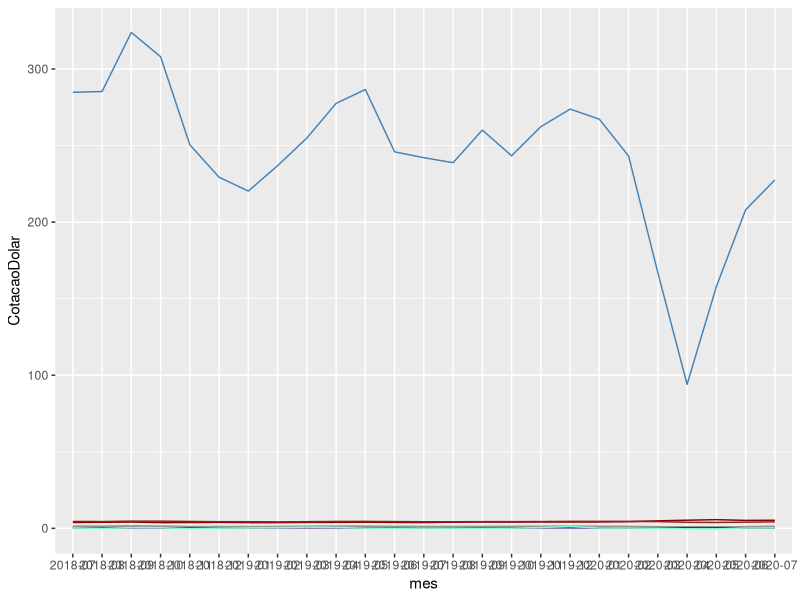
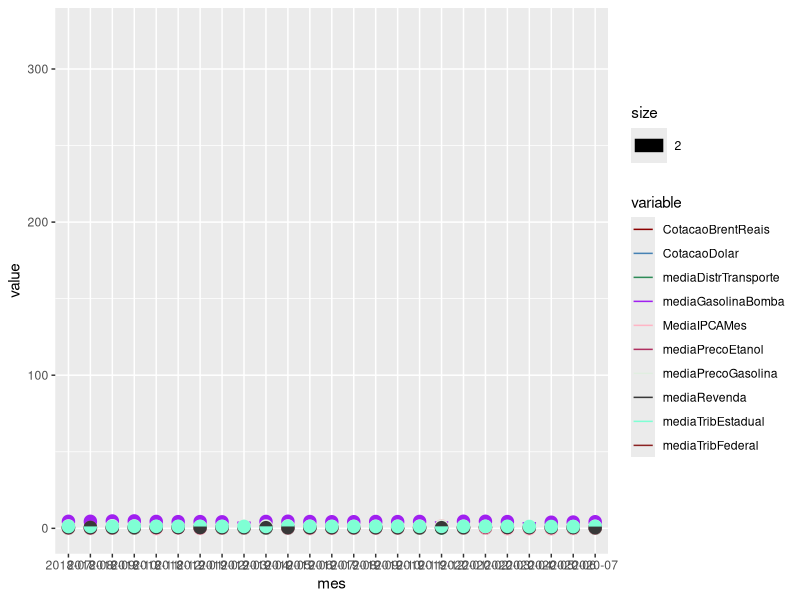

These figures' R source, in order: (Note: this script raises an error after producing the figures.)
setwd("E:/Estudos/Trabalho_Bloco_A")
getwd()

library(dplyr)
library(tidyr) #adc por felipe para transpor a coluna em varias colunas
library(ggplot2)
#install.packages("viridis")
library(viridis)
#install.packages("patchwork")
library(patchwork) # Mostrar dois gráficos ao lado
library(modelr)
#library(tidyverse)


df_total <- read.csv("df_final.csv")
View(df_total)

str(df_total)

#Tira os valores de média
df_media=df_total[c(2,6,3,4,5,7,8,9,10,11,12,19,21)]

str(df_media)

View(df_media)

#Tira os valores de mediana
df_mediana=df_total[c(2,6,3,4,5,13,14,15,16,17,18,20,22)]
str(df_mediana)


View(df_mediana)


#verificando linhas duplicadas
sum(duplicated(df_total))

#verifica se tem registros nulos
sum(is.na(df_total))

#Estatísticas básicas: mínimos, máximos, médias, desvios, etc. de cada variável;
summary(df_total, maxsum = max(lengths(lapply(df_total, unique))))

#Análise utilizando a média


#plotar a relação de cada uma das varíaveis em relação ao preço da bom,ba da gasolina


# plot


colors()

#um tipo de plot múltiplo
ggplot(subset(df_media, Sigla_regiao== 'BR'), aes(x=mes)) + 
   geom_line(aes(y = CotacaoDolar), color = "darkred",group = 1) +
   geom_line(aes(y = CotacaoBrentReais  ), color="steelblue",group = 1) +
   geom_line(aes(y = mediaDistrTransporte  ), color="seagreen",group = 1) +
   geom_line(aes(y = mediaRevenda  ), color="purple",group = 1) +
   geom_line(aes(y = mediaPrecoEtanol  ), color="pink1",group = 1) +
   geom_line(aes(y = mediaPrecoGasolina  ), color="maroon",group = 1) + 
   geom_line(aes(y = mediaTribEstadual  ), color="honeydew2",group = 1) +
   geom_line(aes(y = mediaTribFederal  ), color="grey22",group = 1) +
   geom_line(aes(y = MediaIPCAMes  ), color="aquamarine",group = 1) +
   geom_line(aes(y = mediaGasolinaBomba  ), color="brown4",group = 1)


#outro tipo de plot múltiplo
#Transpor o dataframe de colunas para linhas
df <- df_media%>%
  select(mes, Sigla_regiao, CotacaoDolar, CotacaoBrentReais,mediaDistrTransporte,mediaRevenda,mediaPrecoEtanol,mediaPrecoGasolina,mediaTribEstadual,mediaTribEstadual,mediaTribFederal,MediaIPCAMes,mediaGasolinaBomba) %>%
  gather(key = "variable", value = "value", -mes,-Sigla_regiao)

View(df)
#Mescla colunas regiao e impostos/cotacao/brent(variable)
df$Regiao_variable <- paste(df$Sigla_regiao,df$variable)

#eliminar linhas repetidas de cotacao/brent(reais e dolar)
df<- df%>%filter(
  Regiao_variable != 'SE CotacaoDolar' & Regiao_variable != 'SE CotacaoBrentReais' & Regiao_variable != 'SE ValorEmDolar'&
  Regiao_variable != 'S CotacaoDolar' & Regiao_variable != 'S CotacaoBrentReais' & Regiao_variable != 'S ValorEmDolar'&
  Regiao_variable != 'NE CotacaoDolar' & Regiao_variable != 'NE CotacaoBrentReais' & Regiao_variable != 'NE ValorEmDolar'&
  Regiao_variable != 'CO CotacaoDolar' & Regiao_variable != 'CO CotacaoBrentReais' & Regiao_variable != 'CO ValorEmDolar'&
  Regiao_variable != 'N CotacaoDolar' & Regiao_variable != 'N CotacaoBrentReais' & Regiao_variable != 'N ValorEmDolar')

ggplot(df, aes(x = mes, y = value)) + 
   geom_line(aes(color = variable, size=2)) + 
   scale_color_manual(values = c("darkred", "steelblue","seagreen","purple","pink1","maroon","honeydew2","grey22","aquamarine","brown4"))



View(df)

?gather

plot()

#Primeiramente vou gerar um novo dataset filtrando apenas o Brasil para analise (sem levar em consideração por região)
df_total_brasil <- subset(df_total, Sigla_regiao== 'BR')

View(df_total_brasil)

str(df_total_brasil)


#Após feito a junção dos dados em um único dataset, será plotado algumas visões

#Gráfico da variação do dolar e do barril de petroleo (brent)
linhaDolar <- ggplot(data=df_total_brasil, aes(x=mes)) +
   geom_line(aes(y = CotacaoDolar, group=1), color = "darkred", size=2)+
   ggtitle("Cotação dólar 2018-07 até 2020-07") +
   ylab("Cotação")+ theme(axis.text.x = element_text(angle = 90, hjust = 1))

linhaBrent <- ggplot(data=df_total_brasil, aes(x=mes)) +
   geom_line(aes(y = CotacaoBrentReais, group=2), color = "steelblue", size=2)+
   ggtitle("Cotação Barril em Real 2018-07 até 2020-07") +
   ylab("Cotação")+ theme(axis.text.x = element_text(angle = 90, hjust = 1))  

linhaDolar+linhaBrent


#gráfico da variação do preço da gasolina pelo produtor
linhaVarProdutor <- ggplot(data=df_total_brasil, aes(x=mes)) +
   geom_line(aes(y = mediaPrecoGasolina, group=1), color = "darkred", size=2)+
   ggtitle("Preço produtor gasolina 2018-07 até 2020-07") +
   ylab("Cotação")+ theme(axis.text.x = element_text(angle = 90, hjust = 1))

linhaDolar+linhaBrent+linhaVarProdutor


str(df_media)

linhaGasolinaBomba <- ggplot(data=df_media, aes(x=mes, color = Sigla_regiao,y = mediaGasolinaBomba, group=Sigla_regiao)) +
   geom_line(size=1) +
   ggtitle("Cotação dólar 2018-07 até 2020-07") +
   ylab("Cotação")+ theme(axis.text.x = element_text(angle = 90, hjust = 1))
   

linhaGasolinaBomba

View(df_media)


linhaGasolinaBomba <- ggplot(data=df_media, aes(x=mes, color = Sigla_regiao,y = mediaGasolinaBomba, group=Sigla_regiao)) +
   geom_line(size=1) +
   ggtitle("Cotação dólar 2018-07 até 2020-07") +
   ylab("Cotação")+ theme(axis.text.x = element_text(angle = 90, hjust = 1))+
   geom_line(aes(y = CotacaoDolar), color = "darkred",group = 1,size=2)

linhaGasolinaBomba


#Grafico media gasolina por região vs cotacao dolar
df<- df%>%filter(variable == 'CotacaoDolar' | variable == 'mediaGasolinaBomba')
linhaGasolinaBomba <- ggplot(data=df, aes(x = mes, color = Regiao_variable,y = value, group=Regiao_variable)) +
  geom_line(size=1) +
  ggtitle("Cotação dólar 2018-07 até 2020-07") +
  ylab("Cotação")+ theme(axis.text.x = element_text(angle = 90, hjust = 1))

linhaGasolinaBomba
